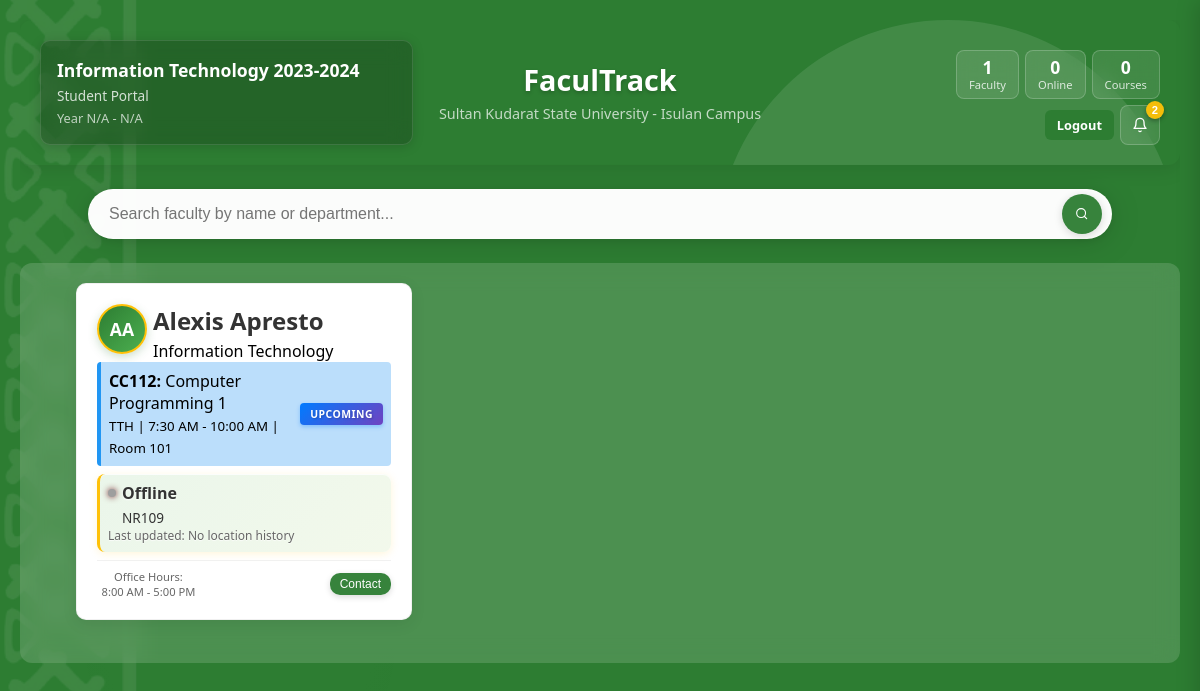
Page /home.php (signed in) on the committed database.
### tables this page shows
CREATE TABLE `classes` (
  `class_id` int(11) NOT NULL,
  `user_id` int(11) NOT NULL,
  `class_code` varchar(20) NOT NULL,
  `class_name` varchar(100) NOT NULL,
  `year_level` int(11) NOT NULL,
  `semester` enum('1st','2nd','Summer') NOT NULL,
  `academic_year` varchar(10) NOT NULL,
  `program_chair_id` int(11) NOT NULL,
  `created_at` timestamp NOT NULL DEFAULT current_timestamp(),
  `updated_at` timestamp NOT NULL DEFAULT current_timestamp() ON UPDATE current_timestamp(),
  `is_active` tinyint(1) DEFAULT 1,
  `total_students` int(11) DEFAULT 0
);

CREATE TABLE `faculty` (
  `faculty_id` int(11) NOT NULL,
  `user_id` int(11) NOT NULL,
  `employee_id` varchar(20) DEFAULT NULL,
  `program` varchar(100) DEFAULT NULL,
  `current_location` varchar(255) DEFAULT 'Not Available',
  `last_location_update` timestamp NOT NULL DEFAULT current_timestamp(),
  `last_activity` timestamp NOT NULL DEFAULT current_timestamp(),
  `office_hours` varchar(100) DEFAULT NULL,
  `contact_email` varchar(100) DEFAULT NULL,
  `contact_phone` varchar(20) DEFAULT NULL,
  `status` enum('Available','In Meeting','On Leave') DEFAULT 'Available',
  `created_at` timestamp NOT NULL DEFAULT current_timestamp(),
  `updated_at` timestamp NOT NULL DEFAULT current_timestamp() ON UPDATE current_timestamp(),
  `is_active` tinyint(1) DEFAULT 0
);

CREATE TABLE `users` (
  `user_id` int(11) NOT NULL,
  `username` varchar(50) NOT NULL,
  `password` varchar(255) NOT NULL,
  `full_name` varchar(100) NOT NULL,
  `role` enum('faculty','program_chair','campus_director','class') NOT NULL,
  `created_at` timestamp NOT NULL DEFAULT current_timestamp(),
  `updated_at` timestamp NOT NULL DEFAULT current_timestamp() ON UPDATE current_timestamp(),
  `is_active` tinyint(1) DEFAULT 1
);

CREATE TABLE `schedules` (
  `schedule_id` int(11) NOT NULL,
  `course_code` varchar(20) NOT NULL,
  `class_id` int(11) NOT NULL,
  `faculty_id` int(11) NOT NULL,
  `section` varchar(10) DEFAULT NULL,
  `days` enum('M','T','W','TH','F','S','MW','MF','WF','MWF','TTH','MTWTHF','SAT') NOT NULL,
  `time_start` time NOT NULL,
  `time_end` time NOT NULL,
  `room` varchar(50) DEFAULT NULL,
  `semester` enum('1st','2nd','Summer') NOT NULL,
  `academic_year` varchar(10) NOT NULL,
  `created_at` timestamp NOT NULL DEFAULT current_timestamp(),
  `updated_at` timestamp NOT NULL DEFAULT current_timestamp() ON UPDATE current_timestamp(),
  `is_active` tinyint(1) DEFAULT 1
);

CREATE TABLE `courses` (
  `course_id` int(11) NOT NULL,
  `course_code` varchar(20) NOT NULL,
  `course_description` varchar(255) NOT NULL,
  `lecture_units` decimal(3,2) NOT NULL DEFAULT 0.00,
  `lab_units` decimal(3,2) NOT NULL DEFAULT 0.00,
  `units` decimal(3,2) NOT NULL,
  `program_id` int(11) DEFAULT NULL,
  `created_at` timestamp NOT NULL DEFAULT current_timestamp(),
  `updated_at` timestamp NOT NULL DEFAULT current_timestamp() ON UPDATE current_timestamp(),
  `is_active` tinyint(1) DEFAULT 1
);

### home.php (the view, shortened to what the rows shown need)
<?php
require_once 'assets/php/common_utilities.php';
$pdo = get_db_connection();
$pdo->exec("SET time_zone = '+08:00'");
$user_id = $_SESSION['user_id'];
$class_info = getClassInfo($pdo, $user_id);
$class_id = $class_info['class_id'];
$faculty_data = getClassFacultyHome($pdo, $class_id);
$faculty_courses = [];
foreach ($faculty_data as $faculty) {
    $faculty_courses[$faculty['faculty_id']] = getFacultyCourses($pdo, $faculty['faculty_id'], $class_id);
}
require_once 'assets/php/announcement_functions.php';
$announcements = fetchAnnouncements($pdo, $_SESSION['role'], 10);
function getClassInfo($pdo, $user_id) {
    $class_query = "SELECT class_id, class_code, class_name FROM classes WHERE user_id = ? AND is_active = TRUE";
    $stmt = $pdo->prepare($class_query);
    $stmt->execute([$user_id]);
    return $stmt->fetch(PDO::FETCH_ASSOC);
}
function getClassFacultyHome($pdo, $class_id) {
    $faculty_query = "
        SELECT DISTINCT f.faculty_id, u.full_name as faculty_name, f.program, f.current_location, f.last_location_update,
               f.office_hours, f.contact_email, f.contact_phone,
               " . getFacultyStatusSQL() . ",
               " . getTimeAgoSQL() . "
        FROM faculty f
        JOIN users u ON f.user_id = u.user_id
        JOIN schedules s ON f.faculty_id = s.faculty_id
        WHERE u.is_active = TRUE AND s.is_active = TRUE AND s.class_id = ?
        ORDER BY u.full_name";
    $stmt = $pdo->prepare($faculty_query);
    $stmt->execute([$class_id]);
    return $stmt->fetchAll(PDO::FETCH_ASSOC);
}
function getFacultyCourses($pdo, $faculty_id, $class_id) {
    $pdo->exec("SET time_zone = '+08:00'");
    $current_day = date('w');
    $day_mapping = [0 => 'S', 1 => 'M', 2 => 'T', 3 => 'W', 4 => 'TH', 5 => 'F', 6 => 'SAT'];
    $today_code = $day_mapping[$current_day];
    $courses_query = "
        SELECT s.course_code, c.course_description, s.days, s.time_start, s.time_end, s.room,
        CASE
            WHEN TIME(NOW()) > s.time_end THEN 'finished'
            WHEN TIME(NOW()) BETWEEN s.time_start AND s.time_end THEN 'current'
            WHEN TIME(NOW()) < s.time_start THEN 'upcoming'
            ELSE 'not-today'
        END as status
        FROM schedules s
        JOIN courses c ON s.course_code = c.course_code
        WHERE s.faculty_id = ? AND s.class_id = ? AND s.is_active = TRUE
        AND (
            (s.days = '$today_code') OR
            (s.days = 'MW' AND '$today_code' IN ('M', 'W')) OR
            (s.days = 'MF' AND '$today_code' IN ('M', 'F')) OR
            (s.days = 'WF' AND '$today_code' IN ('W', 'F')) OR
            (s.days = 'MWF' AND '$today_code' IN ('M', 'W', 'F')) OR
            (s.days = 'TTH' AND '$today_code' IN ('T', 'TH')) OR
            (s.days = 'MTWTHF' AND '$today_code' IN ('M', 'T', 'W', 'TH', 'F'))
        )
        ORDER BY
            CASE
                WHEN TIME(NOW()) > s.time_end THEN 1
                WHEN TIME(NOW()) BETWEEN s.time_start AND s.time_end THEN 2
                WHEN TIME(NOW()) < s.time_start THEN 3
                ELSE 4
            END,
            s.time_start";
    $stmt = $pdo->prepare($courses_query);
    $stmt->execute([$faculty_id, $class_id]);
    return $stmt->fetchAll(PDO::FETCH_ASSOC);
}
?>
<!DOCTYPE html>
<html lang="en">
<head>
    <link rel="stylesheet" href="assets/css/theme.css">
    <link rel="stylesheet" href="assets/css/style.css">
</head>
<body>
    <div class="main-container">
        <div class="content-wrapper" id="contentWrapper">
            <?php
            $online_faculty = count(array_filter($faculty_data, function($faculty) {
                return $faculty['status'] === 'available';
            }));
            $header_config = [
                'page_title' => 'FaculTrack',
                'page_subtitle' => 'Sultan Kudarat State University - Isulan Campus',
                'user_name' => $class_info['class_name'],
                'user_role' => 'Student Portal',
                'user_details' => 'Year ' . ($class_info['year_level'] ?? 'N/A') . ' - ' . ($class_info['semester'] ?? 'N/A'),
                'announcements_count' => count($announcements),
                'announcements' => $announcements,
                'stats' => [
                    ['label' => 'Faculty', 'value' => count($faculty_data)],
                    ['label' => 'Online', 'value' => $online_faculty],
                    ['label' => 'Courses', 'value' => count(array_unique(array_column($faculty_data, 'course_code')))]
                ]
            ];
            include 'assets/php/page_header.php';
            ?>
            <div class="home-content-wrapper">
                <div class="faculty-grid" id="facultyGrid">
                <?php if (empty($faculty_data)): ?>
                <div class="empty-state">
                    <h3>No faculty assigned</h3>
                    <p>No faculty members are currently assigned to your class schedules</p>
                </div>
                <?php else: ?>
                <?php foreach ($faculty_data as $faculty): ?>
                <div class="faculty-card" data-name="<?php echo htmlspecialchars($faculty['faculty_name']); ?>" data-program="<?php echo htmlspecialchars($faculty['program']); ?>" data-faculty-id="<?php echo $faculty['faculty_id']; ?>">
                    <div class="faculty-avatar"><?php echo getInitials($faculty['faculty_name']); ?></div>
                    <div class="faculty-name"><?php echo htmlspecialchars($faculty['faculty_name']); ?></div>
                    <div class="faculty-program"><?php echo htmlspecialchars($faculty['program']); ?></div>
                <div class="courses-list">
                <?php foreach ($faculty_courses[$faculty['faculty_id']] as $course): ?>
                <div class="course-info course-<?php echo $course['status']; ?>">
                    <div class="course-content">
                        <strong><?php echo htmlspecialchars($course['course_code']); ?>:</strong>
                        <?php echo htmlspecialchars($course['course_description']); ?>
                        <br>
                        <small>
                            <?php echo strtoupper($course['days']); ?> |
                            <?php echo formatTime($course['time_start']); ?> - <?php echo formatTime($course['time_end']); ?> |
                            <?php echo htmlspecialchars($course['room']); ?>
                        </small>
                    </div>
                    <span class="course-status-label status-<?php echo $course['status']; ?>">
                        <?php
                            switch($course['status']) {
                                case 'upcoming': echo 'UPCOMING'; break;
                            }
                        ?>
                    </span>
                </div>
                <?php endforeach; ?>
            </div>
                    <div class="location-info">
                        <div class="location-status">
                            <span class="status-dot status-<?php echo $faculty['status']; ?>"></span>
                            <span class="location-text">
                                <?php
                                    switch($faculty['status']) {
                                        case 'offline': echo 'Offline'; break;
                                    }
                                ?>
                            </span>
                        </div>
                        <div style="margin-left: 14px; color: #333; font-weight: 500; font-size: 0.85rem;">
                            <?php echo htmlspecialchars($faculty['current_location']); ?>
                        </div>
                        <div class="time-info">Last updated: <?php echo $faculty['last_updated']; ?></div>
                    </div>
                    <div class="contact-info">
                        <div class="office-hours">
                            Office Hours:<br><?php echo htmlspecialchars($faculty['office_hours'] ?? 'Not specified'); ?>
                        </div>
                        <?php if (!empty($faculty['contact_email'])): ?>
                        <button class="contact-btn" onclick="contactFaculty('<?php echo htmlspecialchars($faculty['contact_email']); ?>')">
                            Contact
                        </button>
                        <?php endif; ?>
                    </div>
                </div>
                <?php endforeach; ?>
                <?php endif; ?>
                </div>
            </div>
        </div>
    </div>
</body>
</html>

### assets/php/page_header.php (shortened to what the rows shown need)
<?php
$page_title = $header_config['page_title'] ?? 'FaculTrack';
$user_name = $header_config['user_name'] ?? 'Unknown User';
$user_role = $header_config['user_role'] ?? '';
$user_details = $header_config['user_details'] ?? '';
require_once 'assets/php/announcement_functions.php';
?>
<div class="page-header">
    <div class="header-content">
        <div class="header-left">
            <div class="user-info">
                <div class="user-name"><?php echo htmlspecialchars($user_name); ?></div>
                <?php if ($user_role): ?>
                    <div class="user-role"><?php echo htmlspecialchars($user_role); ?></div>
                <?php endif; ?>
                <?php if ($user_details): ?>
                    <div class="user-details"><?php echo htmlspecialchars($user_details); ?></div>
                <?php endif; ?>
            </div>
        </div>
        <div class="header-middle">
            <h1 class="page-title"><?php echo str_replace(' - ', "\n", htmlspecialchars($page_title)); ?></h1>
        </div>
    </div>
</div>

### rows in the picture
classes: class_name "Information Technology 2023-2024"
faculty: user.full_name "AA", user.full_name "Alexis Apresto", program "Information Technology", current_location "NR109", last_updated "No location history", office_hours "8:00 AM - 5:00 PM"
schedules: course_code "CC112", courses.course_description "Computer Programming 1", days "TTH", time_start "7:30 AM", time_end "10:00 AM", room "Room 101"

### other values in the picture
$user_role "Student Portal"
$user_details "Year N/A - N/A"
str_replace(' - ', "\n", htmlspecialchars($page_title)) "FaculTrack"
$page_subtitle "Sultan Kudarat State University - Isulan Campus"
$stat['value'] "1"
$stat['label'] "Faculty"
$stat['value'] "0"
$stat['label'] "Online"
$stat['label'] "Courses"
$announcements_count "2"
